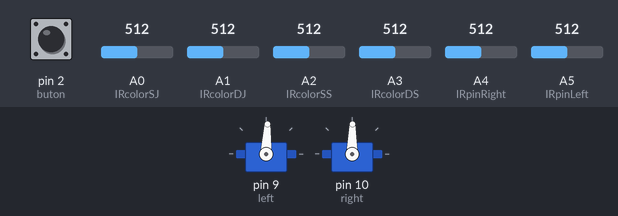
A sketch run on a simulated Arduino Uno, built with avr-gcc and run on an emulated ATmega328P. Parts: 2 × servo. The test bench sets the inputs (shaded band); at power-on: pin 2 (buton) LOW, A0 (IRcolorSJ) = 512, A1 (IRcolorDJ) = 512, A2 (IRcolorSS) = 512, A3 (IRcolorDS) = 512, A4 (IRpinRight) = 512, A5 (IRpinLeft) = 512.

Above: at 1.2 s.
1.3 s: pin 2 (buton) pulled HIGH for 0.15 s
At 6.7 s:
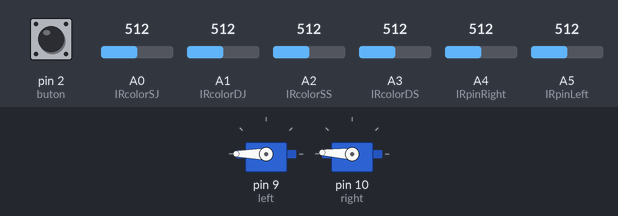
7.4 s: pin 2 (buton) pulled HIGH for 1 s
11.4 s: pin 2 (buton) pulled HIGH for 3.2 s
At 13.0 s:
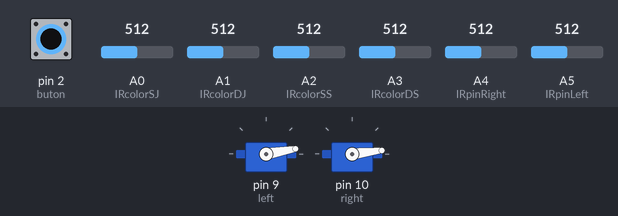
Timing chart, 0 to 16.5 s (numbered marks = the images above; inputs shaded):
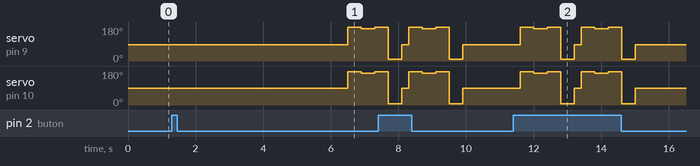

Measured:
- after the input at 1.3 s, servo on pin 9 (left): 87° → 180° after 5.2 s, → 170° 0.40 s later, → 180° 0.40 s later; servo on pin 10 (right): 89° → 177° after 5.2 s, → 167° 0.40 s later, → 177° 0.40 s later
- after the input at 11.4 s, servo on pin 9 (left): 87° → 180° after 0.20 s, → 170° 0.40 s later, → 180° 0.40 s later, → 10° 0.40 s later, … (10 changes in this stretch); servo on pin 10 (right): 89° → 177° after 0.20 s, → 167° 0.40 s later, → 177° 0.40 s later, → 7° 0.40 s later, … (10 changes in this stretch)

The sketch:

mini.ino
```cpp
#include <Servo.h>

Servo left;
Servo right;

#define MAX 1
#define VOLTS_PER_UNIT .0049F

int buton = 2;
int IRpinLeft = A5;
int IRpinRight= A4;
int IRcolorSJ=A0;
int IRcolorDJ=A1;
int IRcolorSS=A2;
int IRcolorDS=A3;
int a=0;
int SJ=1,DJ=2;
int StS=3,DS=4;

float voltsL,cmL,cm2L;
float voltsR,cmR,cm2R;
float voltsSJ,voltsDJ,voltsSS,voltsDS;
float cmSJ,cm2SJ,cmDJ,cm2DJ,cmSS,cm2SS,cmDS,cm2DS;

void setup()
{
  pinMode(buton, INPUT);

  Serial.begin(9600);

  left.attach(9);
  right.attach(10);
  left.write(90);
  right.write(87);
}


void loop()
{
    //1 - SJ
    //2 - DJ
    //3 - SS
    //4 - DS
    int butonState = digitalRead(buton);
    if(butonState == HIGH)
    {

      if(a==0){delay(5000); a++;}

      float proxSensLeft = analogRead(IRpinLeft);
      float proxSensRight = analogRead(IRpinRight);
      float proxSensSJ = analogRead(IRcolorSJ);
      float proxSensDJ = analogRead(IRcolorDJ);
      float proxSensSS = analogRead(IRcolorSS);
      float proxSensDS = analogRead(IRcolorDS);

      voltsSJ = (float)proxSensSJ * VOLTS_PER_UNIT;
      voltsDJ = (float)proxSensDJ * VOLTS_PER_UNIT;
      voltsSS = (float)proxSensSS * VOLTS_PER_UNIT;
      voltsDS = (float)proxSensDS * VOLTS_PER_UNIT;
      voltsL = (float)proxSensLeft * VOLTS_PER_UNIT;
      voltsR = (float)proxSensRight * VOLTS_PER_UNIT;

      delay(200);

      cmL = 60.495 * pow(voltsL,-1.1904);
      cmR = 60.495 * pow(voltsR,-1.1904);
      cmSJ = 60.495 * pow(voltsSJ,-1.1904);
      cmDJ = 60.495 * pow(voltsDJ,-1.1904);
      cmSS = 60.495 * pow(voltsSS,-1.1904);
      cmDS = 60.495 * pow(voltsDS,-1.1904);


      if(CheckState(SJ) && CheckState(DJ) && CheckState(StS) && CheckState(DS)) {

            if(cmL<=77 && cmR <=77) {

                if( ( (int)cmL<cm2L-12 || cmL <= 25) || ((int)cmR<cm2R-12 || cmR <= 25) ) {

                    walk('N',3);

                }

                else {

                    walk('R',90);

                }

                   cm2L = (int)cmL;
                   cm2R = (int)cmR;

          }

          else {

              walk('R',90);

          }

      }

      else {

           if(!CheckState(SJ)) {

             walk('N',30);
             walk('D',50);

           }

           if(!CheckState(DJ)) {

             walk('N',30);
             walk('L',50);

           }

           if(!CheckState(StS)) {

             walk('N',180);
             walk('Ed',50);
             delay(400);

           }

           if(!CheckState(DS)) {

             walk('N',170);
             walk('Es',50);
             delay(400);

           }

           if(!(CheckState(SJ)) && !(CheckState(DJ))) {

             walk('N',180);
             walk('Es',50);
             delay(400);

           }

           if(!(CheckState(StS)) && !(CheckState(DS))) {

             walk('N',10);
             walk('Es',50);
             delay(400);

           }

           if(!(CheckState(SJ)) && !(CheckState(StS))) {

             walk('D',80);

           }

           if(!(CheckState(DJ)) && !(CheckState(DS))) {

             walk('L',80);

           }

           if(!(CheckState(DJ)) && !(CheckState(SJ)) && !(CheckState(StS)) && !(CheckState(DS))) {

             left.write(87);
             right.write(90);

           }
     }
  }

  else {

     left.write(87);
     right.write(89);

  }

}


void walk(char dir, int spd)
{

  if(dir == 'N') {

    left.write(spd);
    right.write(spd-3);

  }

  if(dir == 'L') {

    left.write(10+spd);
    right.write(50+spd);

  }

  if(dir == 'D') {

    left.write(50+spd);
    right.write(10+spd);

  }

  if(dir == 'R') {

    left.write(90-70);
    right.write(87-20);
    delay(1000);
    left.write(10);
    right.write(12);
    delay(700);
    left.write(120);
    right.write(172);
    delay(600);

  }

  if(dir == 'Es') {

    left.write(30+spd);
    right.write(50+spd);

  }

  if(dir == 'Ed') {

    left.write(30+spd);
    right.write(60+spd);

  }

}

int CheckState(char sensor)
{
    switch(sensor)
    {
      case 1:
      {
         if(cmSJ>15) return 0;
         else return 1;
         break;
      }

      case 2:
      {
         if(cmDJ>15) return 0;
         else return 1;
         break;
      }

      case 3:
      {
         if(cmSS>=20) return 0;
         else return 1;
         break;
      }

      case 4:
      {
         if(cmDS>=20) return 0;
         else return 1;
         break;
      }

      default:
      {
        return 0;
      }

    }
}
```
